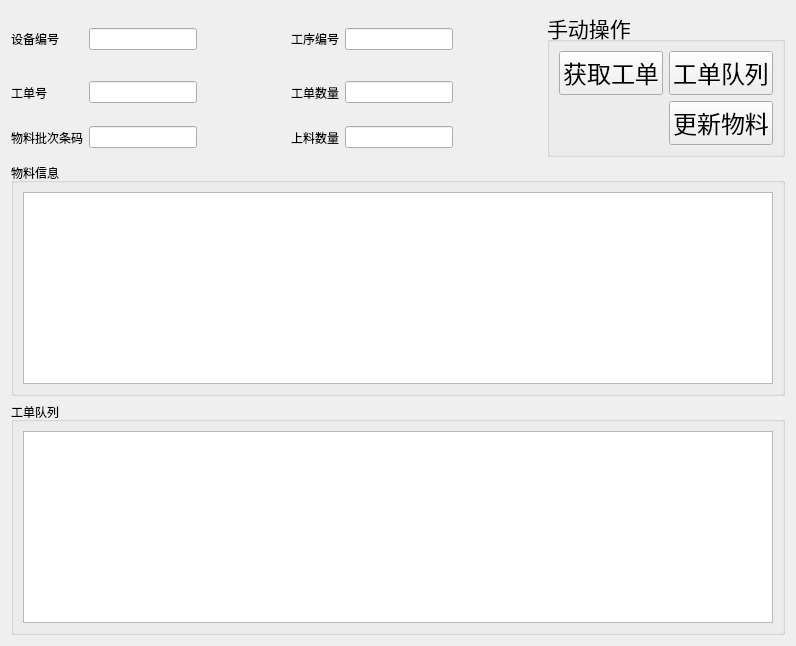
          <widget class="QWidget" name="tab_baseinfo">
           <attribute name="title">
            <string>基础信息</string>
           </attribute>
           <layout class="QGridLayout" name="gridLayout_37">
            <item row="0" column="0">
             <widget class="QLabel" name="label_106">
              <property name="text">
               <string>设备编号</string>
              </property>
             </widget>
            </item>
            <item row="0" column="1">
             <widget class="QLineEdit" name="leDevCodeR">
              <property name="readOnly">
               <bool>true</bool>
              </property>
             </widget>
            </item>
            <item row="0" column="2">
             <spacer name="horizontalSpacer_65">
              <property name="orientation">
               <enum>Qt::Horizontal</enum>
              </property>
              <property name="sizeHint" stdset="0">
               <size>
                <width>82</width>
                <height>20</height>
               </size>
              </property>
             </spacer>
            </item>
            <item row="0" column="3">
             <widget class="QLabel" name="label_108">
              <property name="text">
               <string>工序编号</string>
              </property>
             </widget>
            </item>
            <item row="0" column="4">
             <widget class="QLineEdit" name="leProcessNumR">
              <property name="readOnly">
               <bool>true</bool>
              </property>
             </widget>
            </item>
            <item row="0" column="5">
             <spacer name="horizontalSpacer_64">
              <property name="orientation">
               <enum>Qt::Horizontal</enum>
              </property>
              <property name="sizeHint" stdset="0">
               <size>
                <width>82</width>
                <height>20</height>
               </size>
              </property>
             </spacer>
            </item>
            <item row="0" column="6" rowspan="3">
             <widget class="QGroupBox" name="groupBox_17">
              <property name="font">
               <font>
                <pointsize>16</pointsize>
               </font>
              </property>
              <property name="title">
               <string>手动操作</string>
              </property>
              <layout class="QGridLayout" name="gridLayout_40">
               <item row="0" column="0">
                <widget class="QPushButton" name="btManualGetInfo">
                 <property name="font">
                  <font>
                   <family>AcadEref</family>
                   <pointsize>18</pointsize>
                  </font>
                 </property>
                 <property name="text">
                  <string>获取工单</string>
                 </property>
                </widget>
               </item>
               <item row="0" column="1">
                <widget class="QPushButton" name="btOrderList">
                 <property name="font">
                  <font>
                   <family>AcadEref</family>
                   <pointsize>18</pointsize>
                  </font>
                 </property>
                 <property name="text">
                  <string>工单队列</string>
                 </property>
                </widget>
               </item>
               <item row="1" column="1">
                <widget class="QPushButton" name="btUpateMat">
                 <property name="font">
                  <font>
                   <family>AcadEref</family>
                   <pointsize>18</pointsize>
                  </font>
                 </property>
                 <property name="text">
                  <string>更新物料</string>
                 </property>
                </widget>
               </item>
              </layout>
             </widget>
            </item>
            <item row="1" column="0">
             <widget class="QLabel" name="label_107">
              <property name="text">
               <string>工单号</string>
              </property>
             </widget>
            </item>
            <item row="1" column="1">
             <widget class="QLineEdit" name="leOrderNumR"/>
            </item>
            <item row="1" column="3">
             <widget class="QLabel" name="label_109">
              <property name="text">
               <string>工单数量</string>
              </property>
             </widget>
            </item>
            <item row="1" column="4">
             <widget class="QLineEdit" name="leOrderCntR"/>
            </item>
            <item row="2" column="0">
             <widget class="QLabel" name="label_110">
              <property name="text">
               <string>物料批次条码</string>
              </property>
             </widget>
            </item>
            <item row="2" column="1">
             <widget class="QLineEdit" name="leMatBatNumR"/>
            </item>
            <item row="2" column="3">
             <widget class="QLabel" name="label_111">
              <property name="text">
               <string>上料数量</string>
              </property>
             </widget>
            </item>
            <item row="2" column="4">
             <widget class="QLineEdit" name="leLoadCntR"/>
            </item>
            <item row="3" column="0" colspan="7">
             <widget class="QGroupBox" name="groupBox_18">
              <property name="title">
               <string>物料信息</string>
              </property>
              <layout class="QGridLayout" name="gridLayout_42">
               <item row="0" column="0">
                <widget class="QTableView" name="tbvMaterials"/>
               </item>
              </layout>
             </widget>
            </item>
            <item row="4" column="0" colspan="7">
             <widget class="QGroupBox" name="groupBox_19">
              <property name="title">
               <string>工单队列</string>
              </property>
              <layout class="QGridLayout" name="gridLayout_41">
               <item row="0" column="0">
                <widget class="QTableView" name="tbvOrderList"/>
               </item>
              </layout>
             </widget>
            </item>
           </layout>
          </widget>
